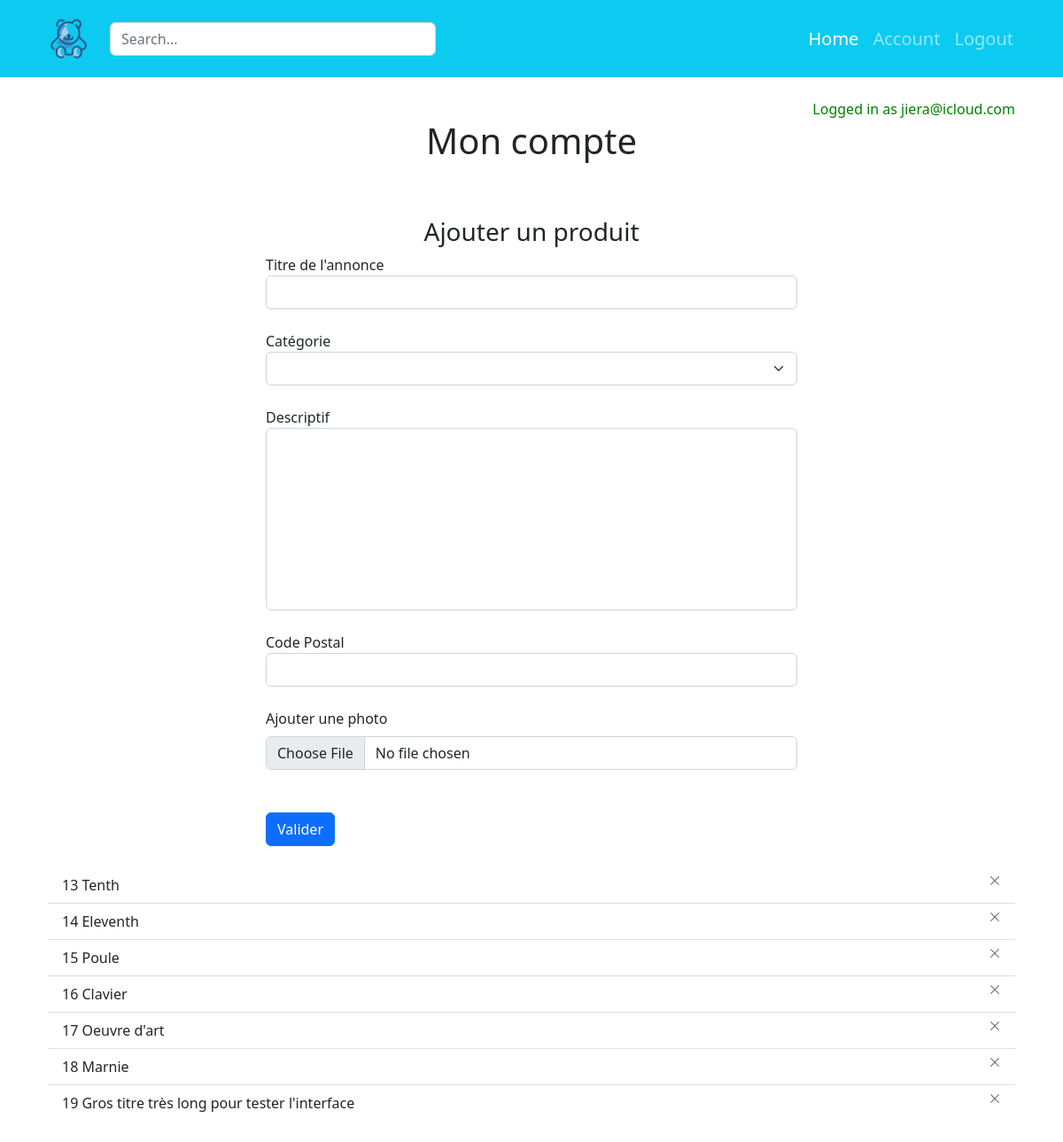
Page /account (signed in) on the earlier database version.
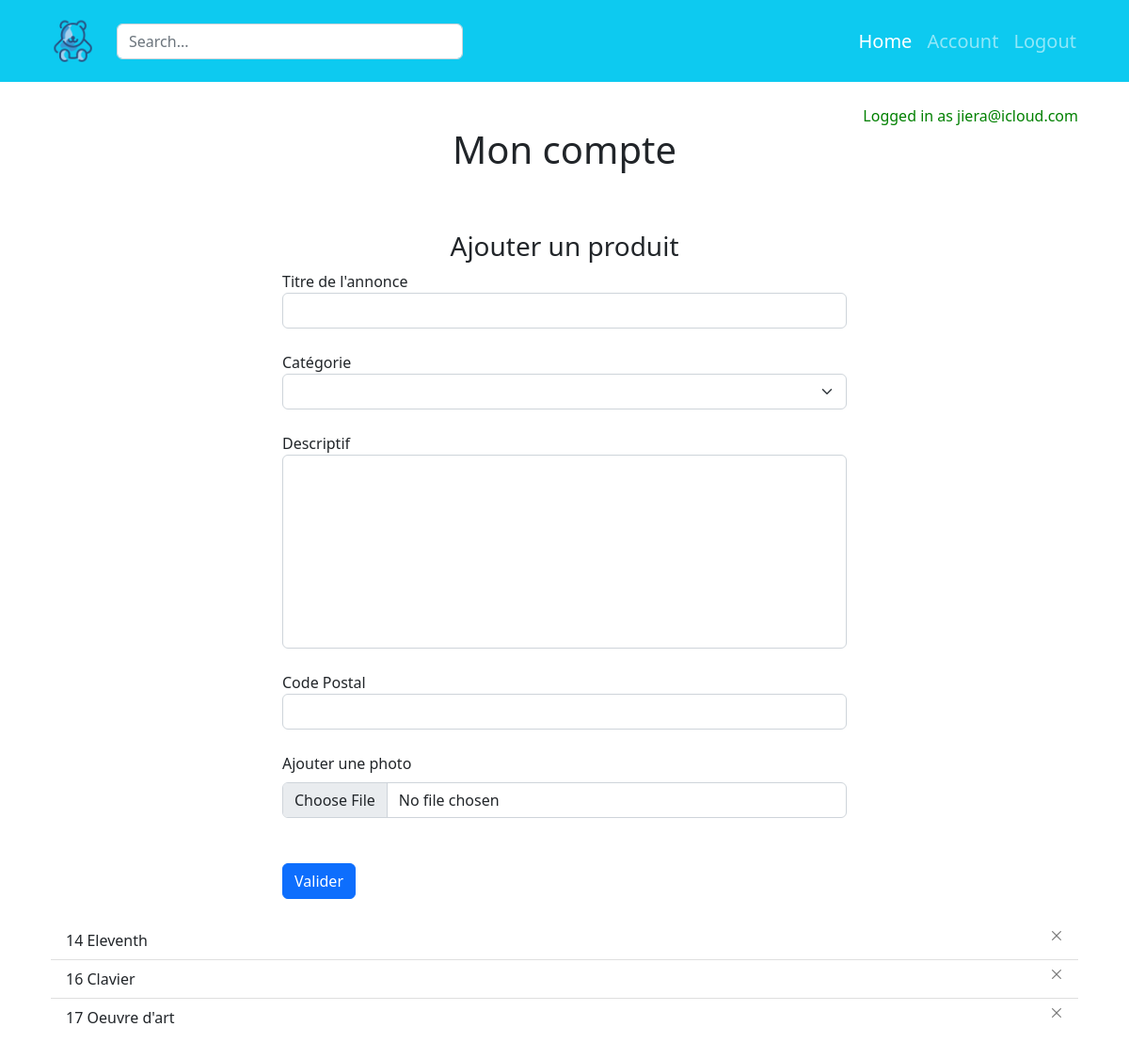
Same page on the later database version.
### website/models.py (models this page shows)
class Product(db.Model):
    id = db.Column(db.Integer, primary_key=True)
    title = db.Column(db.String(100))
    pictures = db.Column(db.String(150))
    description = db.Column(db.String(5000))
    city = db.Column(db.String(150))
    category = db.Column(db.String(100))
    condition = db.Column(db.String(100))
    age = db.Column(db.String(100))
    brand = db.Column(db.String(100))
    shipping_fee = db.Column(db.Integer)
    date = db.Column(db.DateTime(timezone=True), default=func.now())
    user_id = db.Column(db.Integer, db.ForeignKey('user.id'))

### website/views.py (the view, shortened to what this page needs)
@views.route('/account', methods=['POST', 'GET'])
def upload_product():
    return render_template("account.html", user=current_user)

### website/__init__.py (called while the page is built)
def create_app():
    app.config['SECRET_KEY'] = 'zajeoazu!ecàapzh'
    app.config['SQLALCHEMY_DATABASE_URI'] = f'sqlite:///{DB_NAME}'
    app.config['UPLOAD_FOLDER'] = UPLOAD_FOLDER
    db.init_app(app)
    from .views import views
    from .auth import auth
    app.register_blueprint(views, url_prefix="/")
    app.register_blueprint(auth, url_prefix="/")
    from .models import User, Product
    create_database(app)
    login_manager = LoginManager()
    login_manager.login_view = 'auth.login'
    login_manager.init_app(app)
    @login_manager.user_loader
    def load_user(id):
        return User.query.get(int(id))
    return app

### website/templates/account.html (shortened to what this page needs)
{% extends "base.html" %}
{% block content %}
    <div class="container my-4">
        <div align="right" style="color: green;">Logged in as {{ user.email }}</div>
        <h1 align="center">Mon compte</h1>
        <br />
        <form method="POST" enctype="multipart/form-data">
            <div style="max-width:600px; margin:auto;">
                <h3 align="center" style="margin-top:30px">Ajouter un produit</h3>
                <div class="form-group">
                    <label for="product-title">Titre de l'annonce</label>
                    <input type="text" class="form-control" id="product-title" name="product-title" required="true"/>
                </div>
                <br />
                <label for="product-category">Catégorie</label>
                <select class="form-select" aria-label="Default select example" name="product-category">
                    <option selected></option>
                    <option value="Jouets">Jouets</option>
                </select>
                <br />
                <div class="form-group">
                    <label for="product-description">Descriptif</label>
                    <textarea name="product-description" class="form-control" id="product-description" name="product-description" rows="8" style="resize:none;"/></textarea>
                </div>
                <br />
                <div class="form-group">
                    <label for="product-city">Code Postal</label>
                    <input type="text" class="form-control" id="product-city" name="product-city" required="true"/>
                </div>
                <br />
                <label class="form-label" for="customFile">Ajouter une photo</label>
                <input type="file" class="form-control" id="customFile" name="file"/>
                <br /><br />
                <button type="submit" class="btn btn-primary">Valider</button>
            </div>
        </form>
        <br />
        <ul class="list-group list-group-flush" id="products">
            {% for product in user.products %}
            <li class="list-group-item d-flex justify-content-between">{{ product.id }} {{ product.title }}
                <button type="button" class="btn-close" style="font-size:10px" aria-label="Close" onClick="deleteProduct({{ product.id }})"></button>
            </li>
            {% endfor %}
        </ul>
    </div>
{% endblock%}

Differences in the rows shown:
removed Product: id "13", title "Tenth"
removed Product: id "15", title "Poule"
no longer on this page (row edited): Product: id "18", title "Marnie"
removed Product: id "19", title "Gros titre très long pour tester l'interface"
